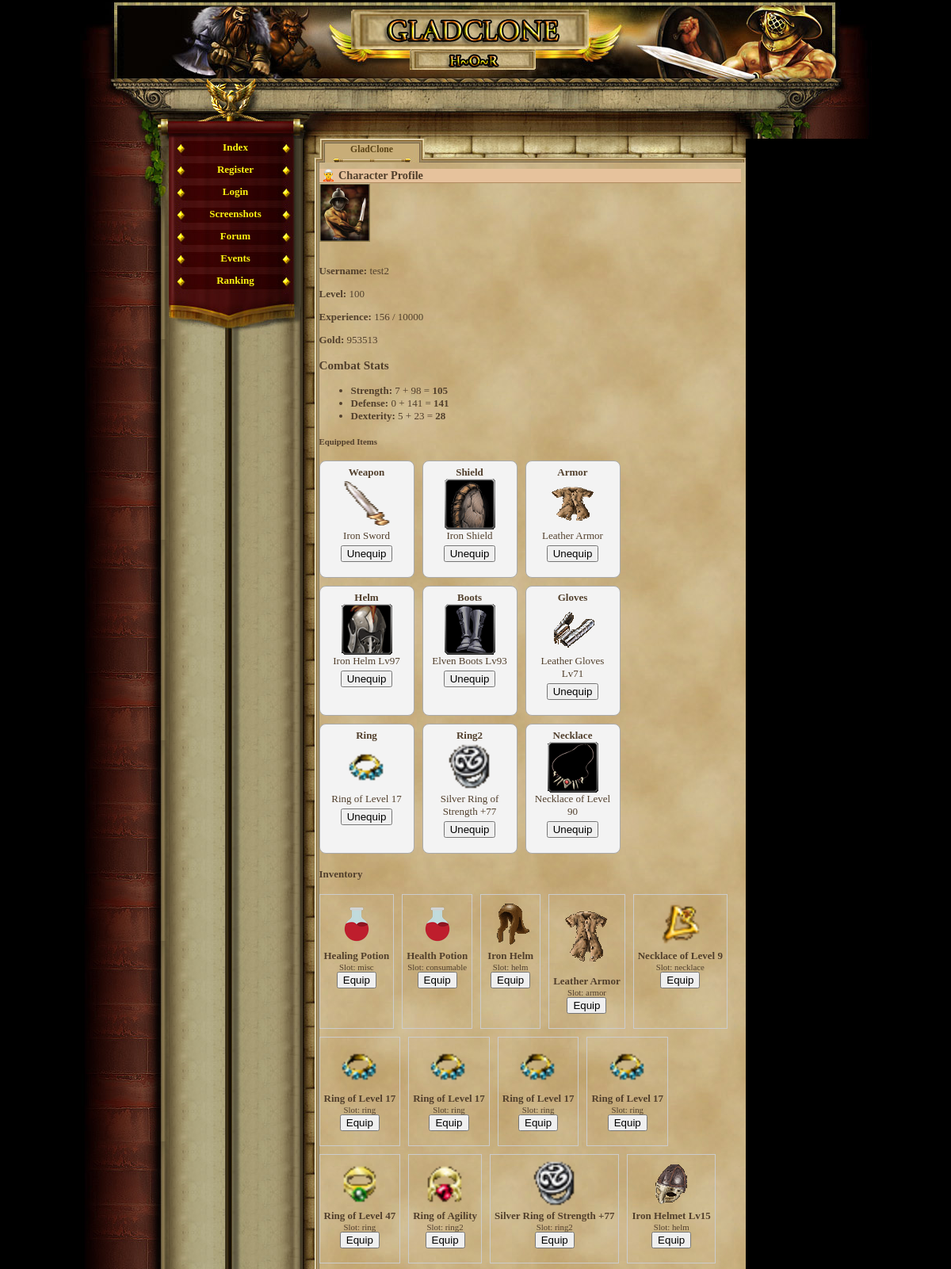
Screenshot of /character_profile.php (signed in, upper part) with the database file from the repository.
### tables this page shows
CREATE TABLE `gracze` (
  `id` int(11) NOT NULL AUTO_INCREMENT,
  `gracz` int(11) NOT NULL DEFAULT '0',
  `login` varchar(24) NOT NULL,
  `haslo` varchar(40) NOT NULL,
  `email` varchar(40) NOT NULL,
  `plec` tinyint(4) NOT NULL DEFAULT '0',
  `avatar` tinyint(4) NOT NULL DEFAULT '1',
  `pregunta` text NOT NULL,
  `respuesta` text NOT NULL,
  `rank` int(1) NOT NULL DEFAULT '1',
  `nivel` int(1) NOT NULL DEFAULT '1',
  `exp` int(1) NOT NULL DEFAULT '0',
  `exp_max` int(1) NOT NULL DEFAULT '10',
  `honor` int(1) NOT NULL DEFAULT '0',
  `fama` int(1) NOT NULL DEFAULT '0',
  `victorias` int(1) NOT NULL DEFAULT '0',
  `perdidas` int(1) NOT NULL DEFAULT '0',
  `oro_robado` int(1) NOT NULL DEFAULT '0',
  `oro_perdido` int(1) NOT NULL DEFAULT '0',
  `atak` int(5) NOT NULL DEFAULT '0',
  `obrona` int(3) NOT NULL DEFAULT '0',
  `sila` int(1) NOT NULL DEFAULT '5',
  `sila_i` int(1) NOT NULL DEFAULT '0',
  `sila_max` int(1) NOT NULL DEFAULT '10',
  `zrecznosc` int(1) NOT NULL DEFAULT '5',
  `zrecznosc_i` int(1) NOT NULL DEFAULT '0',
  `zrecznosc_max` int(1) NOT NULL DEFAULT '10',
  `wyrzymalosc` int(1) NOT NULL DEFAULT '5',
  `wyrzymalosc_i` int(1) NOT NULL DEFAULT '0',
  `wyrzymalosc_max` int(1) NOT NULL DEFAULT '10',
  `constitucion` int(1) NOT NULL DEFAULT '5',
  `constitucion_i` int(1) NOT NULL DEFAULT '0',
  `constitucion_max` int(1) NOT NULL DEFAULT '10',
  `carisma` int(1) NOT NULL DEFAULT '5',
  `carisma_i` int(1) NOT NULL DEFAULT '0',
  `carisma_max` int(1) NOT NULL DEFAULT '10',
  `inteligencja` int(1) NOT NULL DEFAULT '5',
  `inteligencja_i` int(1) NOT NULL DEFAULT '0',
  `inteligencja_max` int(1) NOT NULL DEFAULT '10',
  `mdchance` int(1) NOT NULL DEFAULT '0',
  `dhchance` int(1) NOT NULL DEFAULT '0',
  `ctchance` int(1) NOT NULL DEFAULT '0',
  `zycie` int(100) NOT NULL DEFAULT '100',
  `zycie_max` int(100) NOT NULL DEFAULT '100',
  `obrazenia_min` int(1) NOT NULL DEFAULT '0',
  `obrazenia_max` int(3) NOT NULL DEFAULT '2',
  `zloto` int(100) NOT NULL DEFAULT '150',
  `zloto_skarbiec` int(11) NOT NULL,
  `punkty` int(11) NOT NULL,
  `pracuje` int(11) NOT NULL,
  `ostatnia_walka_pvp` int(11) NOT NULL,
  `ostatnia_walka_pvc` int(11) NOT NULL,
  `ostatnio_zregenerowano` int(11) NOT NULL,
  `titulo` varchar(24) NOT NULL DEFAULT 'Newbie',
  `arena_level` int(11) NOT NULL,
  `rubies` int(11) NOT NULL DEFAULT '0',
  `centurion_time` int(11) NOT NULL,
  `reportes` int(1) NOT NULL DEFAULT '0',
  `mensajes` int(1) NOT NULL DEFAULT '0',
  `noticias` int(1) NOT NULL DEFAULT '0',
  `bendicion1_type` int(11) NOT NULL,
  `bendicion1_time` int(11) NOT NULL,
  `bendicion2_type` int(11) NOT NULL,
  `bendicion2_time` int(11) NOT NULL,
  `bendicion3_type` int(11) NOT NULL,
  `bendicion3_time` int(11) NOT NULL,
  `bendicion4_type` int(11) NOT NULL,
  `bendicion4_time` int(11) NOT NULL,
  `ostatnia_aktywnosc` int(11) NOT NULL DEFAULT '0',
  `username_locked` tinyint(1) NOT NULL DEFAULT '0',
  `lock_login` tinyint(1) NOT NULL DEFAULT '0',
  PRIMARY KEY (`id`),
  UNIQUE KEY `login` (`login`)
);

CREATE TABLE `player_items` (
  `id` int(11) NOT NULL AUTO_INCREMENT,
  `player_id` int(11) NOT NULL,
  `item_id` int(11) NOT NULL,
  `quantity` int(11) NOT NULL DEFAULT '1',
  `equipped` tinyint(1) NOT NULL DEFAULT '0',
  `position` int(11) NOT NULL DEFAULT '0',
  PRIMARY KEY (`id`),
  KEY `player_id` (`player_id`),
  KEY `item_id` (`item_id`),
  CONSTRAINT `player_items_ibfk_1` FOREIGN KEY (`player_id`) REFERENCES `gracze` (`id`),
  CONSTRAINT `player_items_ibfk_2` FOREIGN KEY (`item_id`) REFERENCES `items` (`id`)
);

CREATE TABLE `items` (
  `id` int(11) NOT NULL AUTO_INCREMENT,
  `name` varchar(50) NOT NULL,
  `description` text,
  `type` varchar(20) NOT NULL,
  `attack_bonus` int(11) DEFAULT '0',
  `defense_bonus` int(11) DEFAULT '0',
  `sell_value` int(11) NOT NULL DEFAULT '10',
  `value` int(11) NOT NULL DEFAULT '0',
  `price` int(11) NOT NULL DEFAULT '0',
  `image` varchar(255) DEFAULT 'default.png',
  `slot` varchar(20) NOT NULL DEFAULT 'misc',
  `dex_bonus` int(11) DEFAULT '0',
  `level_required` int(11) DEFAULT '1',
  PRIMARY KEY (`id`)
);

### character_profile.php (the view, shortened to what this page needs)
<?php
require_once('var/ustawienia.php');
require_once('gora_strony.php');
require_once('menu_l.php');
$player_id = $_SESSION['id'];
$stmt = $conn->prepare("SELECT login, nivel, exp, exp_max, zloto, sila, obrona, zrecznosc, avatar FROM gracze WHERE id = ?");
$stmt->bind_param("i", $player_id);
$stmt->execute();
$result = $stmt->get_result();
$player = $result->fetch_assoc();
$avatar_img = "avatars/avatar" . intval($player['avatar']) . ".gif";
$sql_bonus = "SELECT
    SUM(items.attack_bonus) AS bonus_sila,
    SUM(items.defense_bonus) AS bonus_obrona,
    SUM(items.dex_bonus) AS bonus_zrecznosc
FROM player_items
JOIN items ON player_items.item_id = items.id
WHERE player_items.player_id = ? AND player_items.equipped = 1";
$stmt_bonus = $conn->prepare($sql_bonus);
$stmt_bonus->bind_param("i", $player_id);
$stmt_bonus->execute();
$result_bonus = $stmt_bonus->get_result();
$bonus = $result_bonus->fetch_assoc();
$bonus_sila = $bonus['bonus_sila'] ?? 0;
$bonus_obrona = $bonus['bonus_obrona'] ?? 0;
$bonus_zrecznosc = $bonus['bonus_zrecznosc'] ?? 0;
$sql_equipped = "SELECT player_items.id AS player_item_id, items.name, items.image, items.type, items.description, items.slot
                 FROM player_items
                 JOIN items ON player_items.item_id = items.id
                 WHERE player_items.player_id = ? AND player_items.equipped = 1";
$stmt_eq = $conn->prepare($sql_equipped);
$stmt_eq->bind_param("i", $player_id);
$stmt_eq->execute();
$result_eq = $stmt_eq->get_result();
$equipped_items = [];
while ($item = $result_eq->fetch_assoc()) {
    $slot = $item['slot'];
    $equipped_items[$slot] = $item;
}
$total_sila = $player['sila'] + $bonus_sila;
$total_obrona = $player['obrona'] + $bonus_obrona;
$total_zrecznosc = $player['zrecznosc'] + $bonus_zrecznosc;
?>
<h2>🧝 Character Profile</h2>
<img src="<?= $avatar_img ?>" width="64" alt="Avatar"><br><br>
<p><strong>Username:</strong> <?= htmlspecialchars($player['login']) ?></p>
<p><strong>Level:</strong> <?= $player['nivel'] ?></p>
<p><strong>Experience:</strong> <?= $player['exp'] ?> / <?= $player['exp_max'] ?></p>
<p><strong>Gold:</strong> <?= $player['zloto'] ?></p>
<h3>Combat Stats</h3>
<ul>
    <li><strong>Strength:</strong> <?= $player['sila'] ?> + <?= $bonus_sila ?> = <strong><?= $total_sila ?></strong></li>
    <li><strong>Defense:</strong> <?= $player['obrona'] ?> + <?= $bonus_obrona ?> = <strong><?= $total_obrona ?></strong></li>
    <li><strong>Dexterity:</strong> <?= $player['zrecznosc'] ?> + <?= $bonus_zrecznosc ?> = <strong><?= $total_zrecznosc ?></strong></li>
</ul>
<h5>Equipped Items</h5>
<div class="equip-grid">
    <?php
    $slots = ['weapon', 'shield', 'armor', 'helm', 'boots', 'gloves', 'ring', 'ring2', 'necklace'];
    foreach ($slots as $slot_name):
        $item = $equipped_items[$slot_name] ?? null;
    ?>
    <div class="equip-slot">
        <strong><?= ucfirst($slot_name) ?></strong><br>
        <?php if ($item): ?>
            <img src="items/MORE/<?= htmlspecialchars($item['image']) ?>" alt="<?= htmlspecialchars($item['name']) ?>"><br>
            <?= htmlspecialchars($item['name']) ?>
            <form method="GET" action="unequip_item.php" style="margin-top: 4px;">
                <button type="submit">Unequip</button>
            </form>
        <?php else: ?>
            <em>Empty</em>
        <?php endif; ?>
    </div>
    <?php endforeach; ?>
</div>
<h4>Inventory</h4>
<div style="display: flex; flex-wrap: wrap; gap: 10px;">
<?php
$sql_inventory = "SELECT pi.id AS player_item_id, i.name, i.image, i.slot
                  FROM player_items pi
                  JOIN items i ON pi.item_id = i.id
                  WHERE pi.player_id = ? AND pi.equipped = 0";
$stmt_inv = $conn->prepare($sql_inventory);
$stmt_inv->bind_param("i", $player_id);
$stmt_inv->execute();
$result_inv = $stmt_inv->get_result();
while ($item = $result_inv->fetch_assoc()):
?>
    <div style="text-align: center; border: 1px solid #ccc; padding: 5px;">
        <img src="items/<?= htmlspecialchars($item['image']) ?>" width="64"><br>
        <strong><?= htmlspecialchars($item['name']) ?></strong><br>
        <small>Slot: <?= htmlspecialchars($item['slot']) ?></small><br>
        <form method="POST" action="equip_item.php">
            <button type="submit">Equip</button>
        </form>
    </div>
<?php endwhile; ?>
</div>
<br><a href="index.php">← Back to Dashboard</a>

### game_05.css (style rules this page uses)
body, html { margin: 0; padding: 0; font-family:"Palatino Linotype", "Times New Roman", Times, serif; text-align: center; color: #513F2C; background-color: #000; font-size:16px; }
h2 { text-align:left; border-bottom:1px solid #b28b60; color:#513F2C; background-color:#e6c29c; margin:8px 0px 0px 0px; padding-left:3px; font-size:1.1em; }

### character_profile.php (style rules this page uses)
.equip-grid { display: grid; grid-template-columns: repeat(3, 120px); gap: 10px; margin-bottom: 10px; }
.equip-slot { text-align: center; padding: 6px; border: 1px solid #aaa; border-radius: 8px; background-color: #f3f3f3; }
.equip-slot img { width: 64px; height: 64px; }

### rows the page displays
gracze: login "test2", nivel "100", exp "156", exp_max "10000", zloto "953513", sila "7", obrona "0", zrecznosc "5"
player_items: slot_name "Weapon", item.image (picture), item.name "Iron Sword"
player_items: slot_name "Shield", item.image (picture), item.name "Iron Shield"
player_items: slot_name "Armor", item.image (picture), item.name "Leather Armor"
player_items: slot_name "Helm", item.image (picture), item.name "Iron Helm Lv97"
player_items: slot_name "Boots", item.image (picture), item.name "Elven Boots Lv93"
player_items: slot_name "Gloves", item.image (picture), item.name "Leather Gloves Lv71"
player_items: slot_name "Ring", item.image (picture), item.name "Ring of Level 17"
player_items: slot_name "Ring2", item.image (picture), item.name "Silver Ring of Strength +77"
player_items: slot_name "Necklace", item.image (picture), item.name "Necklace of Level 90"
player_items: item.image (picture), item.name "Healing Potion", item.slot "misc"
player_items: item.image (picture), item.name "Health Potion", item.slot "consumable"
player_items: item.image (picture), item.name "Iron Helm", item.slot "helm"
player_items: item.image (picture), item.name "Leather Armor", item.slot "armor"
player_items: item.image (picture), item.name "Necklace of Level 9", item.slot "necklace"
player_items: item.image (picture), item.name "Ring of Level 17", item.slot "ring"
player_items: item.image (picture), item.name "Ring of Level 17", item.slot "ring"
player_items: item.image (picture), item.name "Ring of Level 17", item.slot "ring"
player_items: item.image (picture), item.name "Ring of Level 17", item.slot "ring"
player_items: item.image (picture), item.name "Ring of Level 47", item.slot "ring"
player_items: item.image (picture), item.name "Ring of Agility", item.slot "ring2"
player_items: item.image (picture), item.name "Silver Ring of Strength +77", item.slot "ring2"
player_items: item.image (picture), item.name "Iron Helmet Lv15", item.slot "helm"

### other values shown
$bonus_sila "98"
$total_sila "105"
$bonus_obrona "141"
$total_obrona "141"
$bonus_zrecznosc "23"
$total_zrecznosc "28"
